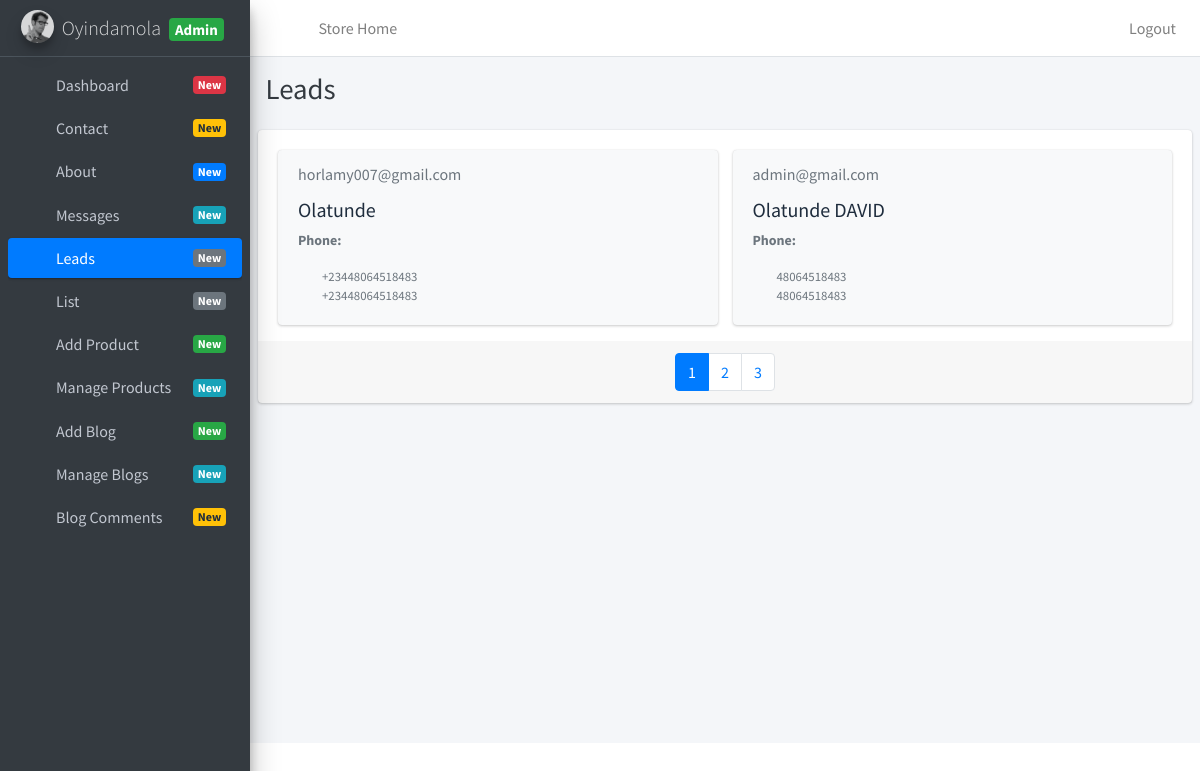
The app's page /leads (signed in) with its own data.
### App_store/models.py (models this page shows, shortened)
class Messages(models.Model):
    id = models.AutoField(primary_key=True)
    full_name = models.CharField(max_length=255, null=True, blank=True)
    email = models.EmailField()
    phone = models.CharField(max_length=255, null=True, blank=True)
    message_sub = models.CharField(max_length=40, null=True, blank=True)
    message_text = models.CharField(max_length=255, null=True, blank=True)

### App_admin/views.py (the view)
# urls.py: path('leads', leads, name="leads"),
@login_required
def leads(request):
    leads = Messages.objects.all()
    context = {"leads":leads}
    return render(request, "admin_templates/leads.html", context)

### templates/admin_templates/leads.html (shortened to what this page needs)
{% extends 'admin_templates/base.html' %}
{% block page_title %} Leads {% endblock %}
{% block content %}
<section class="content">
    <div class="card card-solid">
      <div class="card-body pb-0">
        <div class="row d-flex align-items-stretch">
          {% for lead in leads %}
          <div class="col-sm-12 col-md-6">
            <div class="card bg-light">
              <div class="card-header text-muted border-bottom-0">
                {{lead.email}}
              </div>
              <div class="card-body pt-0">
                <div class="row">
                  <div class="col-7">
                    <h2 class="lead"><b>{{lead.full_name}}</b></h2>
                    <p class="text-muted text-sm"><b>Phone: </b> </p>
                    <ul class="ml-4 mb-0 fa-ul text-muted">
                      <li class="small"><span class="fa-li"><i class="fas fa-lg fa-building"></i></span>{{lead.phone}}</li>
                      <li class="small"><span class="fa-li"><i class="fas fa-lg fa-phone"></i></span>{{lead.phone}}</li>
                    </ul>
                  </div>
                </div>
              </div>
            </div>
          </div>
          {% endfor %}
        </div>
      </div>
      <div class="card-footer">
        <nav aria-label="Contacts Page Navigation">
          <ul class="pagination justify-content-center m-0">
            <li class="page-item active"><a class="page-link" href="#">1</a></li>
            <li class="page-item"><a class="page-link" href="#">2</a></li>
            <li class="page-item"><a class="page-link" href="#">3</a></li>
          </ul>
        </nav>
      </div>
    </div>
</section>
{% endblock content %}

### records on screen
Messages: email "horlamy007@gmail.com", full_name "Olatunde", phone "+23448064518483"
Messages: email "admin@gmail.com", full_name "Olatunde DAVID", phone "48064518483"
